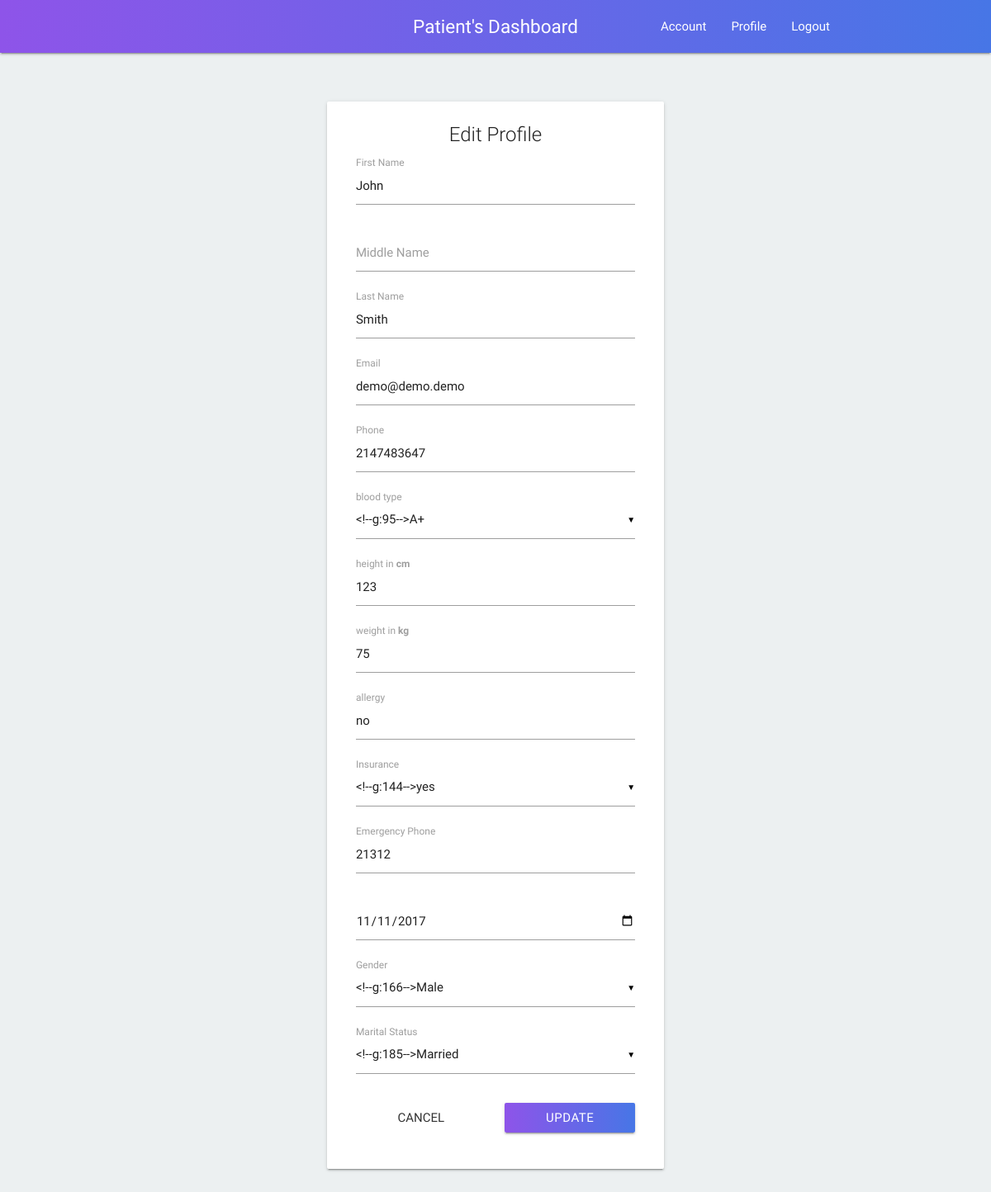
The page /pat_profile.php (signed in) on the database its author committed.
### tables this page shows
CREATE TABLE `patient_record` (
  `r_id` int(255) NOT NULL,
  `p_id` int(255) NOT NULL,
  `first_name` varchar(200) NOT NULL,
  `middle_name` varchar(200) DEFAULT NULL,
  `last_name` varchar(200) NOT NULL,
  `gender` varchar(100) NOT NULL,
  `dob` varchar(100) NOT NULL,
  `blood_group` varchar(100) NOT NULL,
  `height` int(255) NOT NULL,
  `weight` int(255) NOT NULL,
  `allergy` varchar(400) NOT NULL,
  `insurance` varchar(50) NOT NULL,
  `address` varchar(500) NOT NULL,
  `city` varchar(200) NOT NULL,
  `state` varchar(200) NOT NULL,
  `nationality` varchar(200) NOT NULL,
  `pincode` int(20) NOT NULL,
  `marital_status` varchar(200) NOT NULL,
  `phone` int(20) NOT NULL,
  `email` varchar(200) NOT NULL,
  `emergency-contact` int(20) NOT NULL
);

### pat_profile.php (the view, shortened to what this page needs)
<?php
include_once("config.php");
include_once("nav.php");
?>
<div class="container">
    <div class="row" style="margin-top: 1%;">
        <?php
        $p_id = $_SESSION['id'];
        $res_profile = mysqli_query($mysqli, "SELECT * FROM `patient_record` WHERE `p_id` LIKE '" . $p_id . "'");
        $patient = mysqli_fetch_array($res_profile)
        ?>
        <?php
        if (mysqli_num_rows($res_profile) > 0) {
            ?>
            <div class="col s12 m6 offset-m3" style="margin-top: 5%">
                <div class="card hoverable" id="login">
                    <div class="card-content">
                        <span class="card-title center-align">Edit Profile</span>
                        <div class="row">
                            <form class="col s12" action="pat_profile_edit.php" method="post">
                                <div class="input-field col s12">
                                    <input id="first_name" type="text" name="f_name" value="<?php echo $patient['first_name']?>">
                                    <label for="first_name">First Name</label>
                                </div>
                                <div class="input-field col s12">
                                    <input id="first_name" type="text" name="m_name" value="<?php echo $patient['middle_name']?>">
                                    <label for="first_name">Middle Name</label>
                                </div>
                                <div class="input-field col s12">
                                    <input id="last_name" type="text" name="l_name" value="<?php echo $patient['last_name']?>">
                                    <label for="last_name">Last Name</label>
                                </div>
                                <div class="input-field col s12">
                                    <input id="email" type="email" name="email" value="<?php echo $patient['email']?>">
                                    <label for="email">Email</label>
                                </div>
                                <div class="input-field col s12">
                                    <input id="phone" type="number" name="phone" value="<?php echo $patient['phone']?>">
                                    <label for="phone">Phone</label>
                                </div>
                                <div class="input-field col s12">
                                    <label>blood type</label>
                                </div>
                                <div class="input-field col s12">
                                    <input id="height" type="number" name="height" value="<?php echo $patient['height']?>">
                                    <label for="height">height in <b>cm</b></label>
                                </div>
                                <div class="input-field col s12">
                                    <input id="weight" type="number" name="weight" value="<?php echo $patient['weight']?>">
                                    <label for="weight">weight in <b>kg</b></label>
                                </div>
                                <div class="input-field col s12">
                                    <input id="allergy" type="text" name="allergy" value="<?php echo $patient['allergy']?>">
                                    <label for="allergy">allergy</label>
                                </div>
                                <div class="input-field col s12">
                                    <label>Insurance</label>
                                </div>
                                <div class="input-field col s12">
                                    <input id="emergency-phone" type="number" name="emergency-phone" value="<?php echo $patient['emergency-contact']?>">
                                    <label for="emergency-phone">Emergency Phone</label>
                                </div>
                                <div class="input-field col s12">
                                    <input type="date" name="dob" value="<?php echo $patient['dob']?>">
                                </div>
                                <div class="input-field col s12">
                                    <label>Gender</label>
                                </div>
                                <div class="input-field col s12">
                                    <label>Marital Status </label>
                                </div>
                                <div class="input-field col s6 center">
                                    <a href="./pat_dash.php" class="waves-effect waves-light btn-flat">Cancel</a>
                                </div>
                                <div class="input-field col s6">
                                    <input class="btn col s12 c-gradient" type="submit"
                                           name="Submit" value="Update">
                                </div>
                            </form>
                        </div>
                    </div>
                </div>
            </div>
            <?php
        }
        ?>
    </div>
</div>
<?php
include_once("footer.php");
?>

### css/style.css (style rules this page uses)
.c-gradient { background: #4776E6; background: -webkit-linear-gradient(to right, #8E54E9, #4776E6); background: linear-gradient(to right, #8E54E9, #4776E6); }
body { background-color: #ecf0f1; scrollbar-face-color: #000000; scrollbar-track-color: #F5F5F5; }

### rows shown on the page
patient_record: f_name "John", l_name "Smith", email "demo@demo.demo", phone "2147483647", height "123", weight "75", allergy "no", emergency-phone "21312", dob "11/11/2017"

### other values the page prints
$_SESSION['desig'] "Patient"
